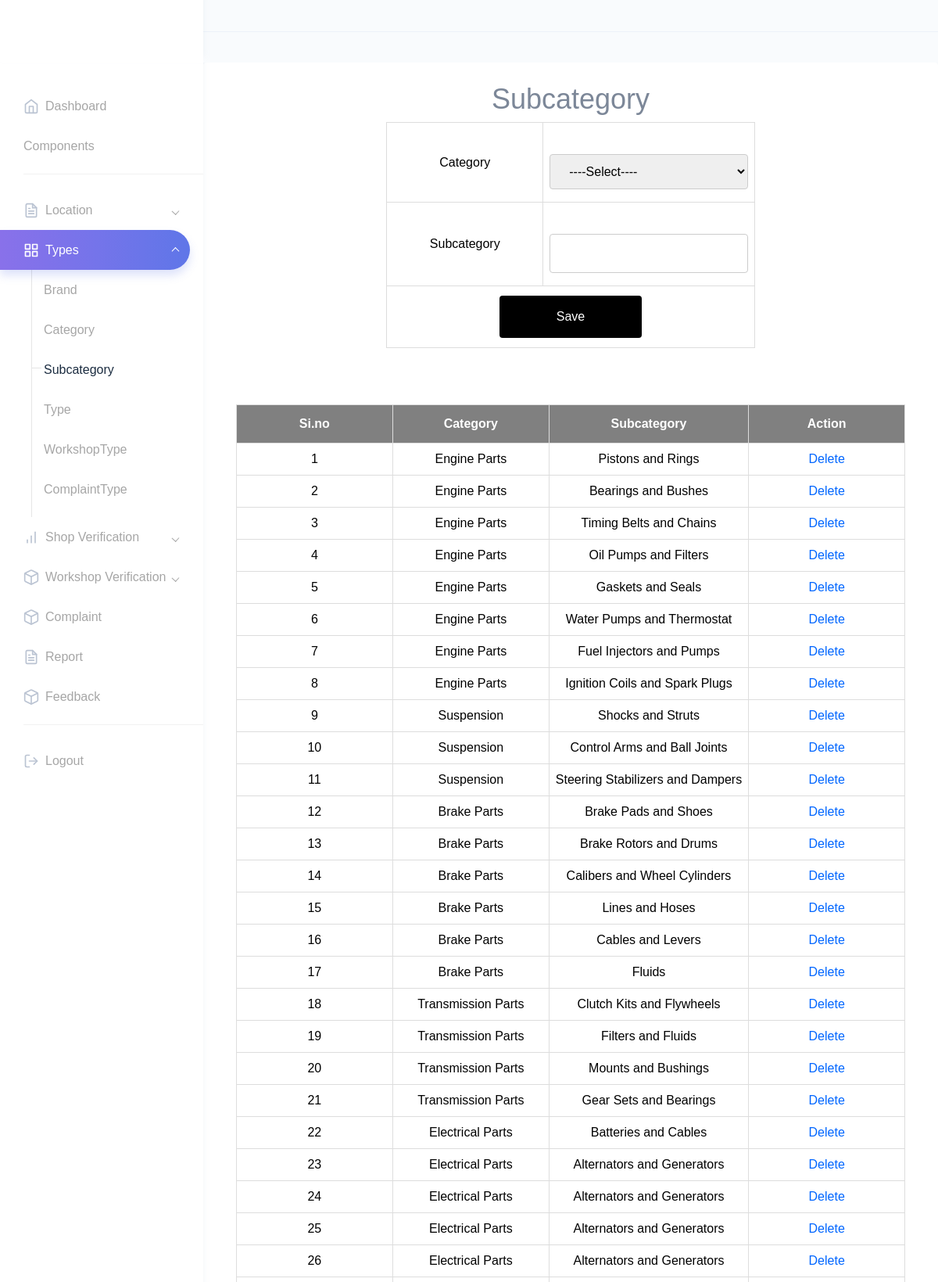
Page /Project/Admin/Subcategory.php (signed in, upper part) on the committed database.
### tables this page shows
CREATE TABLE `tbl_subcategory` (
  `subcategory_id` int(11) NOT NULL,
  `subcategory_name` varchar(50) NOT NULL,
  `category_id` int(11) NOT NULL
);

CREATE TABLE `tbl_category` (
  `category_id` int(11) NOT NULL,
  `category_name` varchar(50) NOT NULL
);

### Project/Admin/Subcategory.php (the view, shortened to what this page needs)
<?php
include("Head.php");
			        ?>
<!DOCTYPE html PUBLIC "-//W3C//DTD XHTML 1.0 Transitional//EN" "http://www.w3.org/TR/xhtml1/DTD/xhtml1-transitional.dtd">
<html xmlns="http://www.w3.org/1999/xhtml">
<head>
</head>
<body>
<h1 align="center">Subcategory</h1>
<div id="tab" align="center">
<form id="form1" name="form1" method="post" action="">
  <table  border="1" align="center" cellpadding="5">
    <tr align="center">
      <td>Category</td>
      <td><label for="selcategory"></label>
        <select name="selcategory" id="selcategory">
        <option>----Select----</option>
      </select></td>
    </tr>
    <tr align="center">
      <td>Subcategory</td>
      <td><label for="txtsubcategory"></label>
      <input type="text" name="txtsubcategory" id="txtsubcategory" required autocomplete="off"/></td>
    </tr>
    <tr align="center">
      <td colspan="2"><div align="center">
        <input type="submit" name="btnsave" id="btnsave" value="Save" />
      </div></td>
    </tr>
  </table>
  </form>
 <br /> <br /> <br />
   <table border="1" align="center" cellpadding="10">
    <tr align="center">
      <th>Si.no</th>
      <th>Category</th>
      <th>Subcategory</th>
      <th colspan="2"><div align="center">Action</div></th>
    </tr>
<?php
$i=0;
$selqry = "select * from tbl_subcategory s inner join tbl_category c on s.category_id=c.category_id";
$result=$conn->query($selqry);
while($row = $result->fetch_assoc())
{
	$i++;
?>
		<tr align="center">
        	<td>
            <?php echo $i;?>
            </td>
            <td>
            <?php echo $row["category_name"];?>
            </td>
             <td>
            <?php echo $row["subcategory_name"];?>
            </td>
       		<td align="center">
        <a href="Subcategory.php?m=<?php echo $row["subcategory_id"];?>">Delete</a></td></tr>
        <?php
}
?>
  </table>
</body>
</div>
<?php
include("Foot.php");
?>
</html>

### Project/Assets/Templates/form.css (style rules this page uses)
#tab { font-family: "Trebuchet MS", Arial, Helvetica, sans-serif; border-collapse: collapse; width: 100%; }
#tab td, #tab th { border: 1px solid #ddd; padding: 8px; color: black; text-align:center; min-width:200px; }
#tab a { color:#06F; }
#tab th { padding-top: 12px; padding-bottom: 12px; text-align:center; background-color: gray; color: white; alignment-adjust:central; }
input[type=text],[type=password],[type=email],[type=date], select { width: 100%; padding: 12px 20px; margin: 8px 0; display: inline-block; border: 1px solid #ccc; border-radius: 4px; box-sizing: border-box; }
input[type=submit] { width: 40%; background-color: black; color: white; padding: 15px; margin: 4px 0; border: none; border-radius: 4px; cursor: pointer; }

### rows in the picture
tbl_subcategory: category.category_name "Engine Parts", subcategory_name "Pistons and Rings"
tbl_subcategory: category.category_name "Engine Parts", subcategory_name "Bearings and Bushes"
tbl_subcategory: category.category_name "Engine Parts", subcategory_name "Timing Belts and Chains"
tbl_subcategory: category.category_name "Engine Parts", subcategory_name "Oil Pumps and Filters"
tbl_subcategory: category.category_name "Engine Parts", subcategory_name "Gaskets and Seals"
tbl_subcategory: category.category_name "Engine Parts", subcategory_name "Water Pumps and Thermostat"
tbl_subcategory: category.category_name "Engine Parts", subcategory_name "Fuel Injectors and Pumps"
tbl_subcategory: category.category_name "Engine Parts", subcategory_name "Ignition Coils and Spark Plugs"
tbl_subcategory: category.category_name "Suspension", subcategory_name "Shocks and Struts"
tbl_subcategory: category.category_name "Suspension", subcategory_name "Control Arms and Ball Joints"
tbl_subcategory: category.category_name "Suspension", subcategory_name "Steering Stabilizers and Dampers"
tbl_subcategory: category.category_name "Brake Parts", subcategory_name "Brake Pads and Shoes"
tbl_subcategory: category.category_name "Brake Parts", subcategory_name "Brake Rotors and Drums"
tbl_subcategory: category.category_name "Brake Parts", subcategory_name "Calibers and Wheel Cylinders"
tbl_subcategory: category.category_name "Brake Parts", subcategory_name "Lines and Hoses"
tbl_subcategory: category.category_name "Brake Parts", subcategory_name "Cables and Levers"
tbl_subcategory: category.category_name "Brake Parts", subcategory_name "Fluids"
tbl_subcategory: category.category_name "Transmission Parts", subcategory_name "Clutch Kits and Flywheels"
tbl_subcategory: category.category_name "Transmission Parts", subcategory_name "Filters and Fluids"
tbl_subcategory: category.category_name "Transmission Parts", subcategory_name "Mounts and Bushings"
tbl_subcategory: category.category_name "Transmission Parts", subcategory_name "Gear Sets and Bearings"
tbl_subcategory: category.category_name "Electrical Parts", subcategory_name "Batteries and Cables"
tbl_subcategory: category.category_name "Electrical Parts", subcategory_name "Alternators and Generators"
tbl_subcategory: category.category_name "Electrical Parts", subcategory_name "Alternators and Generators"
tbl_subcategory: category.category_name "Electrical Parts", subcategory_name "Alternators and Generators"
tbl_subcategory: category.category_name "Electrical Parts", subcategory_name "Alternators and Generators"
